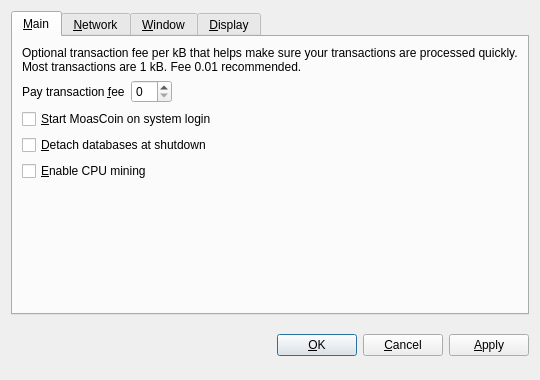
<?xml version="1.0" encoding="UTF-8"?>
<ui version="4.0">
 <class>OptionsDialog</class>
 <widget class="QDialog" name="OptionsDialog">
  <property name="geometry">
   <rect>
    <x>0</x>
    <y>0</y>
    <width>540</width>
    <height>380</height>
   </rect>
  </property>
  <property name="windowTitle">
   <string>Options</string>
  </property>
  <property name="modal">
   <bool>true</bool>
  </property>
  <layout class="QVBoxLayout" name="verticalLayout">
   <item>
    <widget class="QTabWidget" name="tabWidget">
     <property name="tabPosition">
      <enum>QTabWidget::North</enum>
     </property>
     <property name="currentIndex">
      <number>0</number>
     </property>
     <widget class="QWidget" name="tabMain">
      <attribute name="title">
       <string>&amp;Main</string>
      </attribute>
      <layout class="QVBoxLayout" name="verticalLayout_Main">
       <item>
        <widget class="QLabel" name="transactionFeeInfoLabel">
         <property name="text">
          <string>Optional transaction fee per kB that helps make sure your transactions are processed quickly. Most transactions are 1 kB. Fee 0.01 recommended.</string>
         </property>
         <property name="textFormat">
          <enum>Qt::PlainText</enum>
         </property>
         <property name="wordWrap">
          <bool>true</bool>
         </property>
        </widget>
       </item>
       <item>
        <layout class="QHBoxLayout" name="horizontalLayout_Main">
         <item>
          <widget class="QLabel" name="transactionFeeLabel">
           <property name="text">
            <string>Pay transaction &amp;fee</string>
           </property>
           <property name="textFormat">
            <enum>Qt::PlainText</enum>
           </property>
           <property name="buddy">
            <cstring>transactionFee</cstring>
           </property>
          </widget>
         </item>
         <item>
          <widget class="BitcoinAmountField" name="transactionFee"/>
         </item>
         <item>
          <spacer name="horizontalSpacer_Main">
           <property name="orientation">
            <enum>Qt::Horizontal</enum>
           </property>
           <property name="sizeHint" stdset="0">
            <size>
             <width>40</width>
             <height>20</height>
            </size>
           </property>
          </spacer>
         </item>
        </layout>
       </item>
       <item>
        <widget class="QCheckBox" name="bitcoinAtStartup">
         <property name="toolTip">
          <string>Automatically start MoasCoin after logging in to the system.</string>
         </property>
         <property name="text">
          <string>&amp;Start MoasCoin on system login</string>
         </property>
        </widget>
       </item>
       <item>
        <widget class="QCheckBox" name="detachDatabases">
         <property name="toolTip">
          <string>Detach block and address databases at shutdown. This means they can be moved to another data directory, but it slows down shutdown. The wallet is always detached.</string>
         </property>
         <property name="text">
          <string>&amp;Detach databases at shutdown</string>
         </property>
        </widget>
       </item>
       <item>
        <widget class="QCheckBox" name="cpuMining">
         <property name="toolTip">
          <string>Enable Proof-of-Work CPU mining (generating/minting) of MoasCoins (NOT to be confused with Proof-of-Stake!).</string>
         </property>
         <property name="text">
          <string>&amp;Enable CPU mining</string>
         </property>
        </widget>
       </item>
       <item>
        <spacer name="verticalSpacer_Main">
         <property name="orientation">
          <enum>Qt::Vertical</enum>
         </property>
         <property name="sizeHint" stdset="0">
          <size>
           <width>20</width>
           <height>40</height>
          </size>
         </property>
        </spacer>
       </item>
      </layout>
     </widget>
     <widget class="QWidget" name="tabNetwork">
      <attribute name="title">
       <string>&amp;Network</string>
      </attribute>
      <layout class="QVBoxLayout" name="verticalLayout_Network">
       <item>
        <widget class="QCheckBox" name="mapPortUpnp">
         <property name="toolTip">
          <string>Automatically open the MoasCoin client port on the router. This only works when your router supports UPnP and it is enabled.</string>
         </property>
         <property name="text">
          <string>Map port using &amp;UPnP</string>
         </property>
        </widget>
       </item>
       <item>
        <widget class="QCheckBox" name="connectSocks">
         <property name="toolTip">
          <string>Connect to the MoasCoin network through a SOCKS proxy (e.g. when connecting through Tor).</string>
         </property>
         <property name="text">
          <string>&amp;Connect through SOCKS proxy:</string>
         </property>
        </widget>
       </item>
       <item>
        <layout class="QHBoxLayout" name="horizontalLayout_Network">
         <item>
          <widget class="QLabel" name="proxyIpLabel">
           <property name="text">
            <string>Proxy &amp;IP:</string>
           </property>
           <property name="textFormat">
            <enum>Qt::PlainText</enum>
           </property>
           <property name="buddy">
            <cstring>proxyIp</cstring>
           </property>
          </widget>
         </item>
         <item>
          <widget class="QValidatedLineEdit" name="proxyIp">
           <property name="maximumSize">
            <size>
             <width>140</width>
             <height>16777215</height>
            </size>
           </property>
           <property name="toolTip">
            <string>IP address of the proxy (e.g. 127.0.0.1)</string>
           </property>
          </widget>
         </item>
         <item>
          <widget class="QLabel" name="proxyPortLabel">
           <property name="text">
            <string>&amp;Port:</string>
           </property>
           <property name="textFormat">
            <enum>Qt::PlainText</enum>
           </property>
           <property name="buddy">
            <cstring>proxyPort</cstring>
           </property>
          </widget>
         </item>
         <item>
          <widget class="QLineEdit" name="proxyPort">
           <property name="maximumSize">
            <size>
             <width>55</width>
             <height>16777215</height>
            </size>
           </property>
           <property name="toolTip">
            <string>Port of the proxy (e.g. 9050)</string>
           </property>
          </widget>
         </item>
         <item>
          <widget class="QLabel" name="socksVersionLabel">
           <property name="text">
            <string>SOCKS &amp;Version:</string>
           </property>
           <property name="textFormat">
            <enum>Qt::PlainText</enum>
           </property>
           <property name="buddy">
            <cstring>socksVersion</cstring>
           </property>
          </widget>
         </item>
         <item>
          <widget class="QValueComboBox" name="socksVersion">
           <property name="toolTip">
            <string>SOCKS version of the proxy (e.g. 5)</string>
           </property>
          </widget>
         </item>
         <item>
          <spacer name="horizontalSpacer_Network">
           <property name="orientation">
            <enum>Qt::Horizontal</enum>
           </property>
           <property name="sizeHint" stdset="0">
            <size>
             <width>40</width>
             <height>20</height>
            </size>
           </property>
          </spacer>
         </item>
        </layout>
       </item>
       <item>
        <spacer name="verticalSpacer_Network">
         <property name="orientation">
          <enum>Qt::Vertical</enum>
         </property>
         <property name="sizeHint" stdset="0">
          <size>
           <width>20</width>
           <height>40</height>
          </size>
         </property>
        </spacer>
       </item>
      </layout>
     </widget>
     <widget class="QWidget" name="tabWindow">
      <attribute name="title">
       <string>&amp;Window</string>
      </attribute>
      <layout class="QVBoxLayout" name="verticalLayout_Window">
       <item>
        <widget class="QCheckBox" name="minimizeToTray">
         <property name="toolTip">
          <string>Show only a tray icon after minimizing the window.</string>
         </property>
         <property name="text">
          <string>&amp;Minimize to the tray instead of the taskbar</string>
         </property>
        </widget>
       </item>
       <item>
        <widget class="QCheckBox" name="minimizeOnClose">
         <property name="toolTip">
          <string>Minimize instead of exit the application when the window is closed. When this option is enabled, the application will be closed only after selecting Quit in the menu.</string>
         </property>
         <property name="text">
          <string>M&amp;inimize on close</string>
         </property>
        </widget>
       </item>
       <item>
        <spacer name="verticalSpacer_Window">
         <property name="orientation">
          <enum>Qt::Vertical</enum>
         </property>
         <property name="sizeHint" stdset="0">
          <size>
           <width>20</width>
           <height>40</height>
          </size>
         </property>
        </spacer>
       </item>
      </layout>
     </widget>
     <widget class="QWidget" name="tabDisplay">
      <attribute name="title">
       <string>&amp;Display</string>
      </attribute>
      <layout class="QVBoxLayout" name="verticalLayout_Display">
       <item>
        <layout class="QHBoxLayout" name="horizontalLayout_1_Display">
         <item>
          <widget class="QLabel" name="langLabel">
           <property name="text">
            <string>User Interface &amp;language:</string>
           </property>
           <property name="textFormat">
            <enum>Qt::PlainText</enum>
           </property>
           <property name="buddy">
            <cstring>lang</cstring>
           </property>
          </widget>
         </item>
         <item>
          <widget class="QValueComboBox" name="lang">
           <property name="toolTip">
            <string>The user interface language can be set here. This setting will take effect after restarting MoasCoin.</string>
           </property>
          </widget>
         </item>
        </layout>
       </item>
       <item>
        <layout class="QHBoxLayout" name="horizontalLayout_2_Display">
         <item>
          <widget class="QLabel" name="unitLabel">
           <property name="text">
            <string>&amp;Unit to show amounts in:</string>
           </property>
           <property name="textFormat">
            <enum>Qt::PlainText</enum>
           </property>
           <property name="buddy">
            <cstring>unit</cstring>
           </property>
          </widget>
         </item>
         <item>
          <widget class="QValueComboBox" name="unit">
           <property name="toolTip">
            <string>Choose the default subdivision unit to show in the interface and when sending coins.</string>
           </property>
          </widget>
         </item>
        </layout>
       </item>
        <item>
        <widget class="QCheckBox" name="displayAddresses">
         <property name="toolTip">
          <string>Whether to show MoasCoin addresses in the transaction list or not.</string>
         </property>
         <property name="text">
          <string>&amp;Display addresses in transaction list</string>
         </property>
        </widget>
       </item>
       <item>
		<widget class="QCheckBox" name="coinControlFeatures">
			<property name="toolTip">
				<string>Whether to show coin control features or not.</string>
			</property>
			<property name="text">
				<string>Display coin &amp;control features (experts only!)</string>
			</property>
		</widget>
       </item>
       <item>
        <spacer name="verticalSpacer_Display">
         <property name="orientation">
          <enum>Qt::Vertical</enum>
         </property>
         <property name="sizeHint" stdset="0">
          <size>
           <width>20</width>
           <height>40</height>
          </size>
         </property>
        </spacer>
       </item>
      </layout>
     </widget>
    </widget>
   </item>
   <item>
    <layout class="QHBoxLayout" name="horizontalLayout_Buttons">
     <item>
      <spacer name="horizontalSpacer_1">
       <property name="orientation">
        <enum>Qt::Horizontal</enum>
       </property>
       <property name="sizeHint" stdset="0">
        <size>
         <width>40</width>
         <height>48</height>
        </size>
       </property>
      </spacer>
     </item>
     <item>
      <widget class="QLabel" name="statusLabel">
       <property name="font">
        <font>
         <weight>75</weight>
         <bold>true</bold>
        </font>
       </property>
       <property name="text">
        <string/>
       </property>
       <property name="textFormat">
        <enum>Qt::PlainText</enum>
       </property>
       <property name="wordWrap">
        <bool>true</bool>
       </property>
      </widget>
     </item>
     <item>
      <spacer name="horizontalSpacer_2">
       <property name="orientation">
        <enum>Qt::Horizontal</enum>
       </property>
       <property name="sizeHint" stdset="0">
        <size>
         <width>40</width>
         <height>48</height>
        </size>
       </property>
      </spacer>
     </item>
     <item>
      <widget class="QPushButton" name="okButton">
       <property name="text">
        <string>&amp;OK</string>
       </property>
      </widget>
     </item>
     <item>
      <widget class="QPushButton" name="cancelButton">
       <property name="text">
        <string>&amp;Cancel</string>
       </property>
       <property name="autoDefault">
        <bool>false</bool>
       </property>
      </widget>
     </item>
     <item>
      <widget class="QPushButton" name="applyButton">
       <property name="text">
        <string>&amp;Apply</string>
       </property>
       <property name="autoDefault">
        <bool>false</bool>
       </property>
      </widget>
     </item>
    </layout>
   </item>
  </layout>
 </widget>
 <customwidgets>
  <customwidget>
   <class>BitcoinAmountField</class>
   <extends>QSpinBox</extends>
   <header>bitcoinamountfield.h</header>
  </customwidget>
  <customwidget>
   <class>QValueComboBox</class>
   <extends>QComboBox</extends>
   <header>qvaluecombobox.h</header>
  </customwidget>
  <customwidget>
   <class>QValidatedLineEdit</class>
   <extends>QLineEdit</extends>
   <header>qvalidatedlineedit.h</header>
  </customwidget>
 </customwidgets>
 <resources/>
 <connections/>
</ui>
